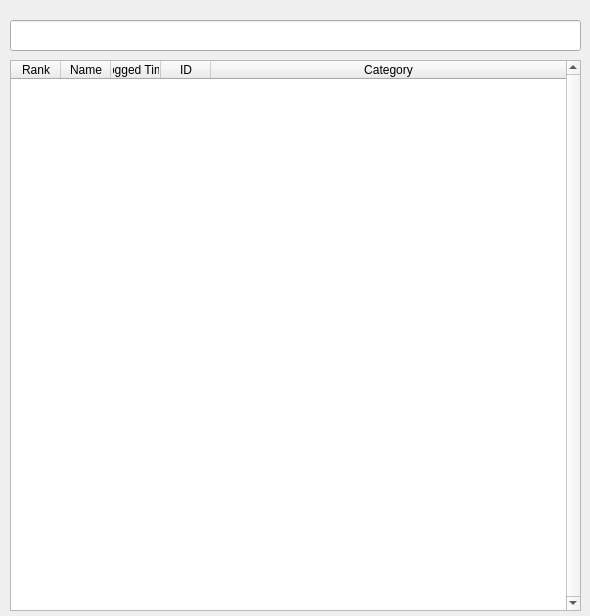
<?xml version="1.0" encoding="UTF-8"?>
<ui version="4.0">
 <class>ViewHours_Dialog</class>
 <widget class="QDialog" name="ViewHours_Dialog">
  <property name="geometry">
   <rect>
    <x>0</x>
    <y>0</y>
    <width>590</width>
    <height>616</height>
   </rect>
  </property>
  <property name="sizePolicy">
   <sizepolicy hsizetype="Fixed" vsizetype="Fixed">
    <horstretch>0</horstretch>
    <verstretch>0</verstretch>
   </sizepolicy>
  </property>
  <property name="windowTitle">
   <string>View Hours</string>
  </property>
  <widget class="QLineEdit" name="lineEdit">
   <property name="geometry">
    <rect>
     <x>10</x>
     <y>20</y>
     <width>571</width>
     <height>31</height>
    </rect>
   </property>
   <property name="text">
    <string/>
   </property>
   <property name="maxLength">
    <number>80</number>
   </property>
  </widget>
  <widget class="QTableWidget" name="tableWidget">
   <property name="geometry">
    <rect>
     <x>10</x>
     <y>60</y>
     <width>571</width>
     <height>551</height>
    </rect>
   </property>
   <property name="verticalScrollBarPolicy">
    <enum>Qt::ScrollBarAlwaysOn</enum>
   </property>
   <property name="horizontalScrollBarPolicy">
    <enum>Qt::ScrollBarAlwaysOff</enum>
   </property>
   <property name="selectionMode">
    <enum>QAbstractItemView::NoSelection</enum>
   </property>
   <property name="gridStyle">
    <enum>Qt::DotLine</enum>
   </property>
   <property name="rowCount">
    <number>0</number>
   </property>
   <property name="columnCount">
    <number>5</number>
   </property>
   <attribute name="horizontalHeaderVisible">
    <bool>true</bool>
   </attribute>
   <attribute name="horizontalHeaderCascadingSectionResizes">
    <bool>false</bool>
   </attribute>
   <attribute name="horizontalHeaderDefaultSectionSize">
    <number>50</number>
   </attribute>
   <attribute name="horizontalHeaderStretchLastSection">
    <bool>true</bool>
   </attribute>
   <attribute name="verticalHeaderVisible">
    <bool>false</bool>
   </attribute>
   <attribute name="verticalHeaderStretchLastSection">
    <bool>false</bool>
   </attribute>
   <column>
    <property name="text">
     <string>Rank</string>
    </property>
   </column>
   <column>
    <property name="text">
     <string>Name</string>
    </property>
   </column>
   <column>
    <property name="text">
     <string>Logged Time</string>
    </property>
   </column>
   <column>
    <property name="text">
     <string>ID</string>
    </property>
   </column>
   <column>
    <property name="text">
     <string>Category</string>
    </property>
   </column>
  </widget>
 </widget>
 <resources/>
 <connections/>
</ui>
